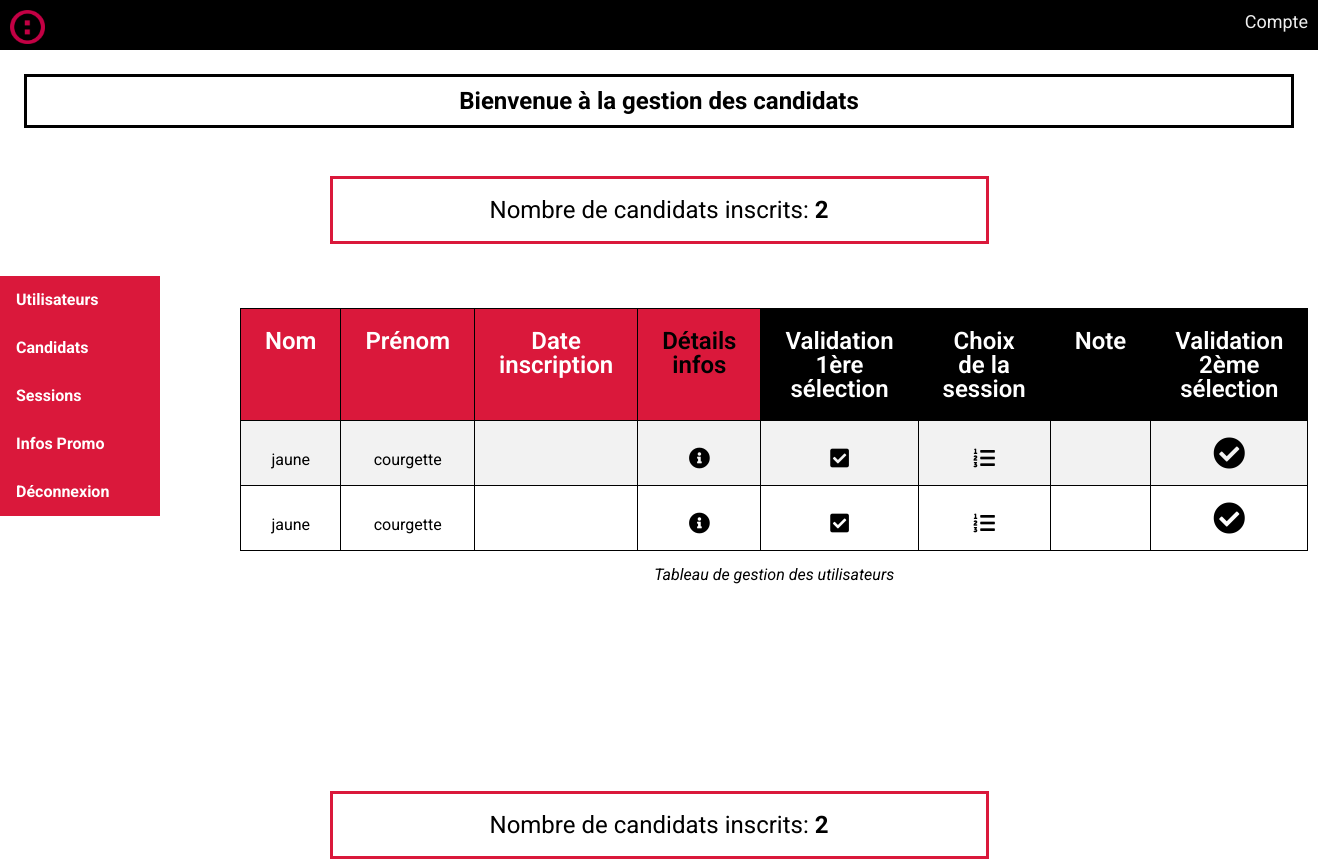
Page /admin-candidat.php on the committed database.
### tables this page shows
CREATE TABLE `etudiant` (
  `idhor` int(11) NOT NULL,
  `nom` varchar(30) NOT NULL,
  `prenom` varchar(50) NOT NULL,
  `datenai` date NOT NULL,
  `adresse_perso` varchar(100) NOT NULL,
  `codep` varchar(10) DEFAULT NULL,
  `ville` varchar(60) DEFAULT NULL,
  `nationalite` varchar(30) DEFAULT NULL,
  `email` varchar(60) NOT NULL,
  `numtels` varchar(15) NOT NULL,
  `superheros` longtext,
  `hacks` longtext,
  `intformat` longtext,
  `motivation` mediumtext,
  `dansunan` mediumtext,
  `prerequis1` longtext,
  `prerequis2` longtext,
  `profilsuppl` longtext,
  `langlais` varchar(50) DEFAULT NULL,
  `lastdipl` varchar(50) NOT NULL,
  `disponib` varchar(30) DEFAULT NULL,
  `situactu` varchar(30) NOT NULL,
  `liphoto` varchar(255) NOT NULL,
  `date_insc` date DEFAULT NULL
);

### admin-candidat.php (the view, shortened to what this page needs)
<!DOCTYPE html>
<html lang="fr">
<head>
  <link rel="stylesheet" href="css/reset.css">
  <link rel="stylesheet" href="https://cdnjs.cloudflare.com/ajax/libs/animate.css/3.7.0/animate.min.css">
  <link rel="stylesheet" href="https://use.fontawesome.com/releases/v5.8.1/css/all.css">
  <link rel="stylesheet" href="css/header.css">
  <link rel="stylesheet" href="css/admin.css">
</head>
<body id="haut">
  <?php
  include 'header.php';
  include 'connectBDD.php';
  $i=0;
  ?>
  <div id="main">
    <div id="titre">
      <h1>Bienvenue <?= $_SESSION['prenom']." ".strtoupper($_SESSION['nom']);?> à la gestion des candidats
      </h1>
    </div>
    <?php
    $sql = "SELECT * FROM etudiant";
    foreach ($bdd->query($sql) as $donnees) {
      $i++;
        }
       ?>
    <aside> Nombre de candidats inscrits: <span class="bold"><?= $i; $i=0?></span></aside>
  <div class="vertical-menu">
    <a href="admin-utilisateur.php">Utilisateurs</a>
    <a href="admin-candidat.php">Candidats</a>
    <a href="admin-session.php">Sessions</a>
    <a href="admin-infospromo.php">Infos Promo</a>
    <a href="#deconnexion">Déconnexion</a>
  </div>
<?php
  $sql = "SELECT * FROM etudiant";
?>
  <table id="tableau-gestion" >
    <caption>Tableau de gestion des utilisateurs</caption>
        <tr>
          <th>Nom</th>
          <th>Prénom</th>
          <th>Date inscription</th>
          <th style="color:black;">Détails infos</th>
          <th style="background:black;">Validation 1ère sélection</th>
          <th style="background:black;">Choix de la session</th>
          <th style="background:black;">Note</th>
          <th style="background:black;">Validation 2ème sélection</th>
        </tr>
        <tr>
          <?php
          foreach ($bdd->query($sql) as $donnees) {
            $i++;
             ?>
          <td><?= $donnees['nom'];?></td>
          <td><?= $donnees['prenom'];?></td>
          <td><?= $donnees['date_inscription'];?></td>
          <td><a href="admin-detail.php?vab=<?= $donnees['idhor'];?>"><i class="fas fa-info-circle fa-lg"></i></a></td>
          <td><a href="#idval1"><i class="fas fa-check-square fa-lg"></i></a></td>
          <td><a href="#idsession"><i class="fas fa-list-ol fa-lg"></i></a></td>
          <td><?= $row['moynote'];?></td>
          <td><a href="#idval2"><i class="fas fa-check-circle fa-2x bgd"></i></a></td>
        </tr>
        <?php
        }
        ?>
  </table>
    <aside> Nombre de candidats inscrits: <span class="bold"><?= $i;?></span></aside>
    </div>
</body>
</html>

### css/header.css (style rules this page uses)
* { box-sizing: border-box; }
body { margin: 0px; }

### css/admin.css (style rules this page uses)
body { font-family: 'Roboto', sans-serif; }
#titre { text-align: center; border: 3px solid black; margin: 1em 1em 2em 1em; padding: 0.5em; font-size: 1.5em; font-weight: bold; }
.vertical-menu { width: 10em; margin-top: 2em; }
.vertical-menu a { background-color: #da183b; color: white; display: block; padding: 1em; text-decoration: none; font-weight: bold; }
#tableau-gestion { border-collapse: collapse; max-width: 80%; transform: translate(15em,-13em); empty-cells: hide; }
#tableau-gestion td, #tableau-gestion th { border: 1px solid black; padding: 1em; }
#tableau-gestion tr:nth-child(even) { background-color: #f2f2f2; }
#tableau-gestion th { padding-top: 0.8em; padding-bottom: 0.8em; background-color: #da183b; color: white; font-size: 1.5em; font-weight: 600; }
#tableau-gestion th, #tableau-gestion td { text-align: center; }
caption { caption-side: bottom; padding-top: 1em; font-style: italic; }
td > a { color: black; }
aside { text-align: center; font-size: 1.5em; padding: 0.8em; border: #da183b solid 3px; width: 50%; margin: 0 auto; }
.bold { font-weight: bold; }

### rows in the picture
etudiant: nom "jaune", prenom "courgette"
etudiant: nom "jaune", prenom "courgette"

### other values in the picture
$i "2"
